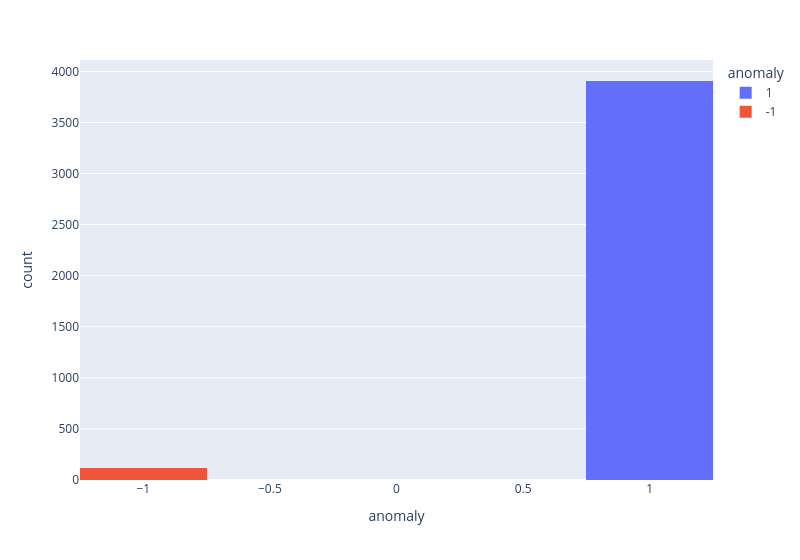

Notebook code cell kept with this figure:
### Code cell
# sb.histplot(data_copy, x='anomaly')
px.histogram(data_copy, x='anomaly',nbins=10, width=800, color='anomaly')

### Figure 1 — Plotly figure (JSON) as saved in the notebook; plotly's stock layout.template omitted (floating-point values rounded to 4 significant figures; data arrays with more than 128 entries replaced by an {"elided": "..."} marker saying what was removed)
{"data": [{"alignmentgroup": "True", "bingroup": "x", "hovertemplate": "anomaly=%{x}<br>count=%{y}<extra></extra>", "legendgroup": "1", "marker": {"color": "#636efa", "pattern": {"shape": ""}}, "name": "1", "nbinsx": 10, "offsetgroup": "1", "orientation": "v", "showlegend": true, "type": "histogram", "x": {"elided": "3906 int values"}, "xaxis": "x", "yaxis": "y"}, {"alignmentgroup": "True", "bingroup": "x", "hovertemplate": "anomaly=%{x}<br>count=%{y}<extra></extra>", "legendgroup": "-1", "marker": {"color": "#EF553B", "pattern": {"shape": ""}}, "name": "-1", "nbinsx": 10, "offsetgroup": "-1", "orientation": "v", "showlegend": true, "type": "histogram", "x": [-1, -1, -1, -1, -1, -1, -1, -1, -1, -1, -1, -1, -1, -1, -1, -1, -1, -1, -1, -1, -1, -1, -1, -1, -1, -1, -1, -1, -1, -1, -1, -1, -1, -1, -1, -1, -1, -1, -1, -1, -1, -1, -1, -1, -1, -1, -1, -1, -1, -1, -1, -1, -1, -1, -1, -1, -1, -1, -1, -1, -1, -1, -1, -1, -1, -1, -1, -1, -1, -1, -1, -1, -1, -1, -1, -1, -1, -1, -1, -1, -1, -1, -1, -1, -1, -1, -1, -1, -1, -1, -1, -1, -1, -1, -1, -1, -1, -1, -1, -1, -1, -1, -1, -1, -1, -1, -1, -1, -1, -1, -1, -1, -1, -1, -1, -1, -1, -1, -1, -1, -1], "xaxis": "x", "yaxis": "y"}], "layout": {"barmode": "relative", "legend": {"title": {"text": "anomaly"}, "tracegroupgap": 0}, "margin": {"t": 60}, "width": 800, "xaxis": {"anchor": "y", "categoryarray": [1, -1], "categoryorder": "array", "domain": [0, 1], "title": {"text": "anomaly"}}, "yaxis": {"anchor": "x", "domain": [0, 1], "title": {"text": "count"}}}}
